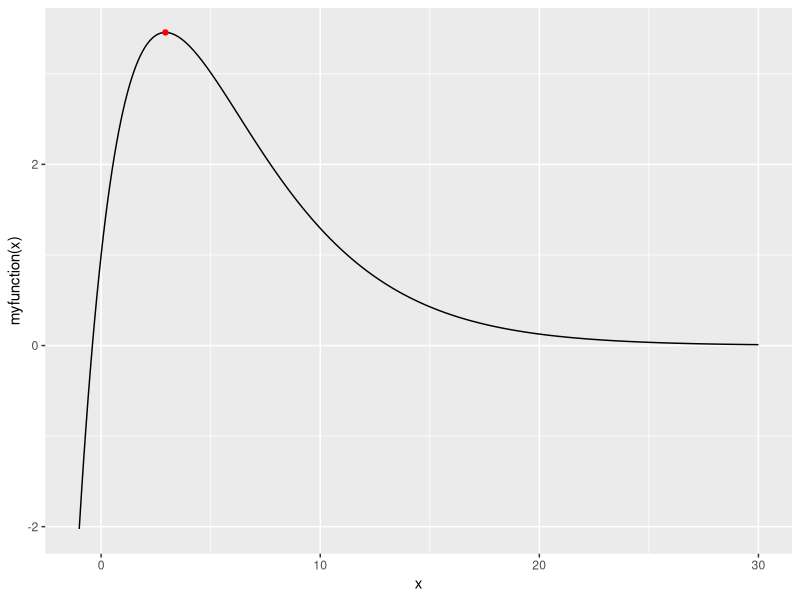

Recreate this plot in R.
# this is no solution really, just what we had in the paper plus some plotting.
# to do the exercise one must find the maximum without optimize()

myfunction <- function(t) (1 + 2.5*t) * exp(-0.3 * t)
x <- seq(-1, 30, by = 0.1) # [1] -1.0 -0.9 -0.8 -0.7 -0.6 -0.5
y <- round(myfunction(x), 6) # [1] -2.024788 -1.637456 -1.271249 -0.925259 -0.598609 -0.290459 ...

# find the maximum value of y for -1 < x < 10
o <- optimize(myfunction, lower = -1, upper = 10, maximum = TRUE)
o$maximum <- round(o$maximum, 6)
print(paste0("Maximum: ", o$maximum))

# some plotting
library(ggplot2) # if this produces an error, run the following and retry: install.packages("ggplot2")
df <- data.frame(x = x, y = y)
ggplot(df, aes(x = x, y = y)) +
  geom_line() +
  geom_point(data = data.frame(x = o$maximum, y = myfunction(o$maximum)), colour = "red") +
  ylab("myfunction(x)")
